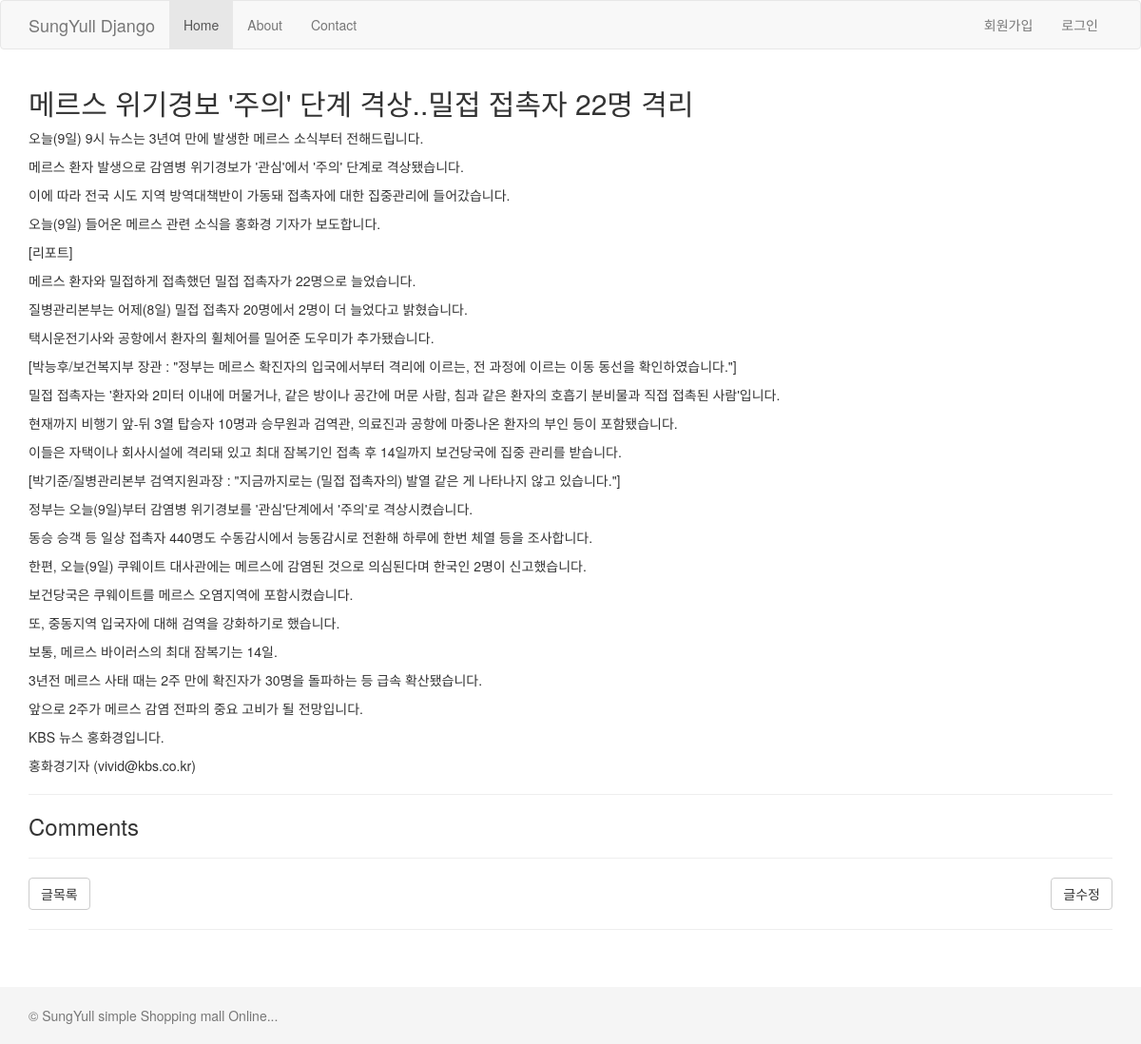
Before: /blog/1006/ with the older database file.
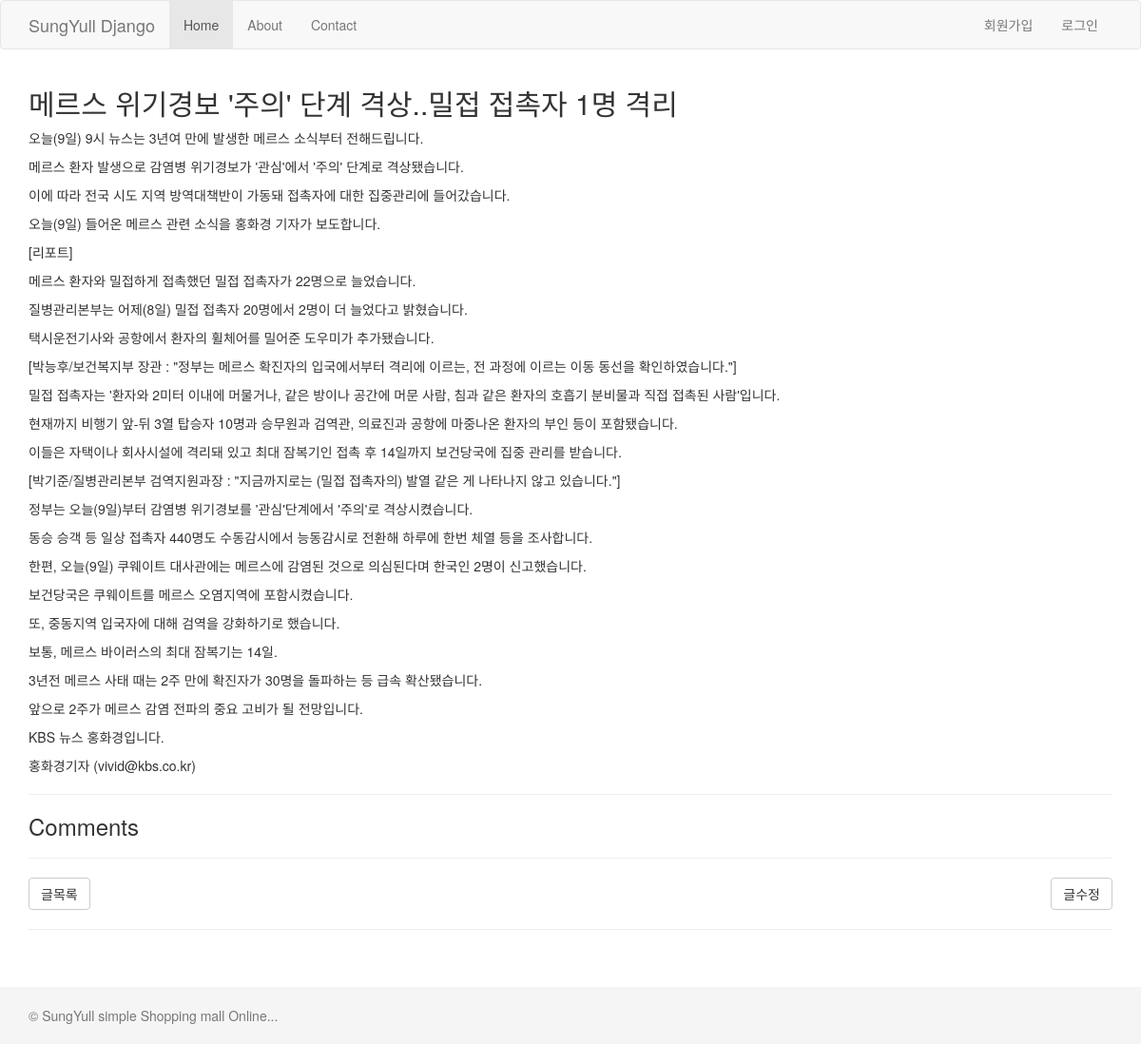
After: the same page with the newer database file.
### blog/models.py (models this page shows, shortened)
class Post(models.Model):
    STATUS_CHOICES = (
        ('d', 'Draft'),
        ('p', 'Pblish'),
        ('w', 'Withdram')
    )
    user = models.ForeignKey(settings.AUTH_USER_MODEL)
    title = models.CharField(max_length=100, verbose_name='제목',
                             help_text="""포스팅 제목을 입력해주세요. 최대 100자""")
    content = models.TextField(verbose_name='내용')
    tags = models.CharField(max_length=100, blank=True)
    lnglat = models.CharField(max_length=50, blank=True,
        validators=[lnglat_validator],
        help_text = '위도,경도')
    status = models.CharField(max_length=1, choices=STATUS_CHOICES)
    tag_set = models.ManyToManyField('Tag', blank=True)
    created_at = models.DateTimeField(auto_now_add=True)
    updated_at = models.DateTimeField(auto_now=True)
    class Meta:
        ordering = ['-id']

### blog/views.py (the view)
# urls.py: url(r'^(?P<id>\d+)/$', views.post_detail, name='post_detail'),
def post_detail(request, id):
    post = get_object_or_404(Post, id=id)
    return render(request, 'blog/post_detail.html', {
        'post' : post
    })

### blog/templates/blog/post_detail.html (shortened to what this page needs)
{% extends "blog/layout.html"%}
{% block content%}
    <div class="container">
        <div class="row">
            <div class="col-sm-12">
                <h2>
                   {{post.title}}
                </h2>
                {{post.content|linebreaks}}
                <hr/>
                <h3>Comments</h3>
                <hr/>
                <a href="{% url "blog:post_list" %}" class="btn btn-default">글목록</a>
                <a href="{% url "blog:post_edit" post.id%}" class="btn btn-default pull-right">글수정</a>
                <hr/>
            </div>
        </div>
    </div>
{% endblock%}

### blog/templates/blog/layout.html (shortened to what this page needs)
{% extends "layout.html"%}

### askdjango/templates/layout.html (shortened to what this page needs)
<!doctype html>
<html>
    <head>
        <link rel="stylesheet" href="//maxcdn.bootstrapcdn.com/bootstrap/3.3.7/css/bootstrap.min.css" />
    </head>
    <body>
        <nav class="navbar navbar-default">
            <div class="container">
                <div class="navbar-header">
                    <a class="navbar-brand" href="#">SungYull Django</a>
                </div>
                <div id="navbar" class="collapse navbar-collapse">
                    <ul class="nav navbar-nav">
                        <li class="active"><a href="{% url "root"%}">Home</a></li>
                        <li><a href="#">About</a></li>
                        <li><a href="#">Contact</a></li>
                    </ul>
                    <ul class="nav navbar-nav navbar-right">
                        <li><a href="#">회원가입</a></li>
                        <li><a href="#">로그인</a></li>
                    </ul>
                </div>
            </div>
        </nav>
        {% block content %}
        {% endblock %}
        <div id="page-footer">
            <div class="container">
                <p class="text-muted">
                &copy; SungYull simple Shopping mall Online...
                </p>
            </div>
        </div>
    </body>
</html>

### askdjango/templates/layout.html (style rules this page uses)
html { position: relative; min-height: 100%; }
body { margin-bottom: 60px; }
#page-footer { position: absolute; bottom: 0; width: 100%; height: 60px; line-height: 60px; background-color: #f5f5f5; }

Changed rows visible on the page:
changed Post: title "메르스 위기경보 '주의' 단계 격상..밀접 접촉자 22명 격리" → "메르스 위기경보 '주의' 단계 격상..밀접 접촉자 1명 격리"
